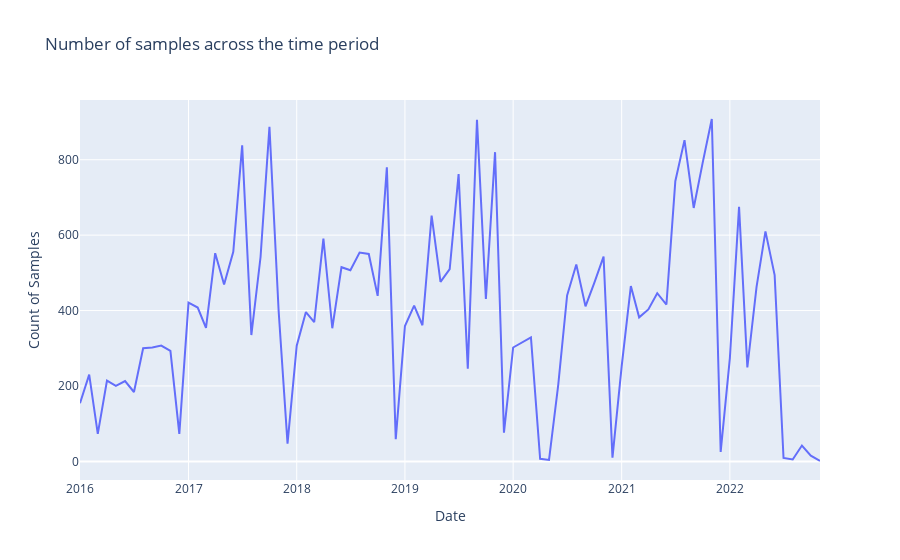

The notebook cell saved with this chart:
### Code cell
fig = px.line(samples_per_month,
              x='month_year',
              y='sample_id',
              title='Number of samples across the time period')
fig.update_layout(
    yaxis_title="Count of Samples",
    xaxis_title="Date",
)

fig.show()

### Figure 1 — Plotly figure (JSON) as saved in the notebook; plotly's stock layout.template omitted (floating-point values rounded to 4 significant figures)
{"data": [{"hovertemplate": "month_year=%{x}<br>sample_id=%{y}<extra></extra>", "legendgroup": "", "line": {"color": "#636efa", "dash": "solid"}, "marker": {"symbol": "circle"}, "mode": "lines", "name": "", "orientation": "v", "showlegend": false, "type": "scatter", "x": ["2016-01", "2016-02", "2016-03", "2016-04", "2016-05", "2016-06", "2016-07", "2016-08", "2016-09", "2016-10", "2016-11", "2016-12", "2017-01", "2017-02", "2017-03", "2017-04", "2017-05", "2017-06", "2017-07", "2017-08", "2017-09", "2017-10", "2017-11", "2017-12", "2018-01", "2018-02", "2018-03", "2018-04", "2018-05", "2018-06", "2018-07", "2018-08", "2018-09", "2018-10", "2018-11", "2018-12", "2019-01", "2019-02", "2019-03", "2019-04", "2019-05", "2019-06", "2019-07", "2019-08", "2019-09", "2019-10", "2019-11", "2019-12", "2020-01", "2020-02", "2020-03", "2020-04", "2020-05", "2020-06", "2020-07", "2020-08", "2020-09", "2020-10", "2020-11", "2020-12", "2021-01", "2021-02", "2021-03", "2021-04", "2021-05", "2021-06", "2021-07", "2021-08", "2021-09", "2021-10", "2021-11", "2021-12", "2022-01", "2022-02", "2022-03", "2022-04", "2022-05", "2022-06", "2022-07", "2022-08", "2022-09", "2022-10", "2022-11"], "xaxis": "x", "y": [154, 230, 73, 214, 200, 213, 184, 300, 302, 307, 293, 73, 421, 408, 354, 552, 469, 556, 838, 335, 542, 887, 399, 47, 307, 396, 369, 591, 353, 515, 507, 554, 550, 439, 780, 59, 359, 413, 361, 652, 476, 510, 762, 246, 906, 431, 820, 76, 302, 317, 329, 7, 4, 202, 440, 522, 411, 474, 543, 10, 252, 465, 382, 403, 446, 416, 743, 852, 672, 791, 908, 25, 274, 675, 249, 463, 610, 494, 9, 5, 42, 15, 1], "yaxis": "y"}], "layout": {"legend": {"tracegroupgap": 0}, "title": {"text": "Number of samples across the time period"}, "xaxis": {"anchor": "y", "domain": [0, 1], "title": {"text": "Date"}}, "yaxis": {"anchor": "x", "domain": [0, 1], "title": {"text": "Count of Samples"}}}}
